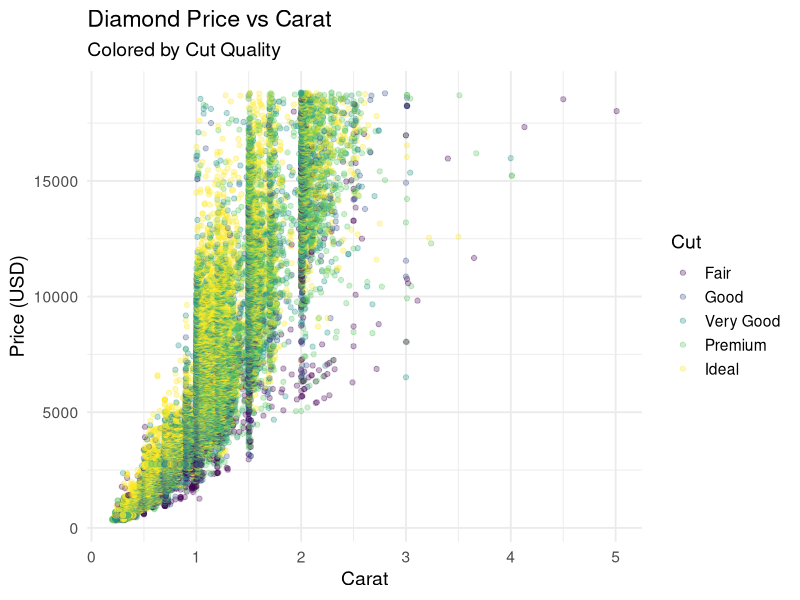

This figure's R source:
## ---- chunk 1
library(ggplot2)
data(diamonds)
dim(diamonds)
diamonds[1:15,]
## ---- chunk 2
ggplot(data = diamonds, aes(x = carat, y = price, color = cut)) +
  geom_point(alpha = 0.3) + labs(
    title = "Diamond Price vs Carat",
    subtitle = "Colored by Cut Quality",
    x = "Carat", y = "Price (USD)", color = "Cut"
  ) + theme_minimal(base_size = 14)
